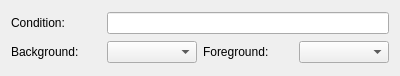
<?xml version="1.0" encoding="UTF-8"?>
<ui version="4.0">
 <class>HighlightWidget</class>
 <widget class="QWidget" name="HighlightWidget">
  <property name="geometry">
   <rect>
    <x>0</x>
    <y>0</y>
    <width>400</width>
    <height>76</height>
   </rect>
  </property>
  <property name="windowTitle">
   <string>Form</string>
  </property>
  <layout class="QGridLayout" name="gridLayout">
   <item row="1" column="0">
    <widget class="QLabel" name="label_2">
     <property name="text">
      <string>Background:</string>
     </property>
     <property name="buddy">
      <cstring>bgColorWidget</cstring>
     </property>
    </widget>
   </item>
   <item row="0" column="0">
    <widget class="QLabel" name="label">
     <property name="text">
      <string>Condition:</string>
     </property>
     <property name="buddy">
      <cstring>conditionLineEdit</cstring>
     </property>
    </widget>
   </item>
   <item row="1" column="1">
    <widget class="ColorWidget" name="bgColorWidget"/>
   </item>
   <item row="1" column="2">
    <widget class="QLabel" name="label_3">
     <property name="text">
      <string>Foreground:</string>
     </property>
     <property name="buddy">
      <cstring>fgColorWidget</cstring>
     </property>
    </widget>
   </item>
   <item row="1" column="3">
    <widget class="ColorWidget" name="fgColorWidget"/>
   </item>
   <item row="0" column="1" colspan="3">
    <widget class="QLineEdit" name="conditionLineEdit"/>
   </item>
  </layout>
 </widget>
 <customwidgets>
  <customwidget>
   <class>ColorWidget</class>
   <extends>QComboBox</extends>
   <header>colorwidget.h</header>
  </customwidget>
 </customwidgets>
 <resources/>
 <connections/>
</ui>
